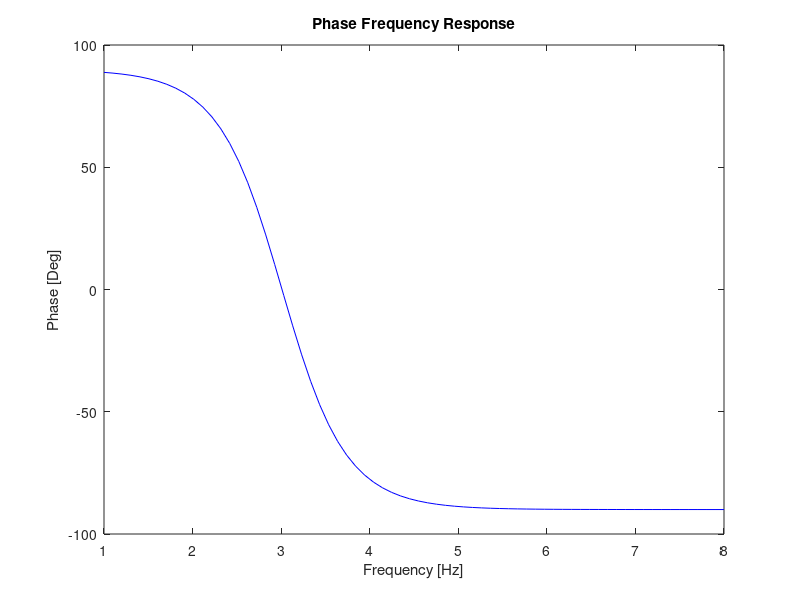
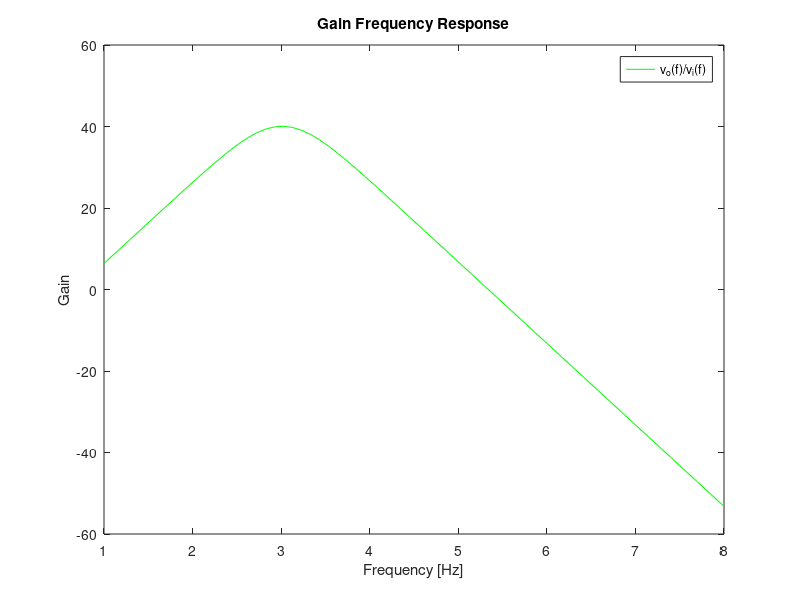

Source code (MATLAB) for these figures, in order:
%Circuit Components
C1 =220e-09;
C2=110e-09;
R1=1000;
R2=1000;
R3=150000;
R4=1000;
Vcc=10;
printf ("valores_intro_TAB\n");
printf ("C1 = %e \n", C1);
printf ("C2 = %e \n", C2);
printf ("R1 = %e \n", R1);
printf ("R2 = %e \n", R2);
printf ("R3 = %e \n", R3);
printf ("R4 = %e \n", R4);
printf ("Vcc = %e \n", Vcc);
printf ("valores_intro_END\n\n");

%Low, High, Central Band Pass Frequencies
wL=1/(R1*C1);
wH=1/(R2*C2);
wo=sqrt(wL*wH);
wo_Hz=wo/2/pi;
printf ("band_pass_freq_TAB\n");
printf ("LowFreq BandPass [rad/s] = %e \n", wL); 
printf ("HighFreq BandPass [rad/s] = %e \n", wH);
printf ("Central Freq [rad/s] = %e \n", wo);
printf ("Central Freq [Hz] = %e \n", wo_Hz); 
printf ("band_pass_freq_END\n\n");

%PONTO1%
%Central Frequency(Hz) and Respective Gain(dB)
T_central_freq = (R1*C1*j*wo/(1+R1*C1*j*wo))*(1+R3/R4)*(1/(1+R2*C2*j*wo));
Tdb_central_freq = 20*log10(abs(T_central_freq));
wo_Hz=wo/2/pi;
printf ("wo_freq_gain_TAB\n");
printf ("Central Freq (Hz) = %e \n", wo_Hz); 
printf ("Gain Central Freq (dB) = %e \n", Tdb_central_freq);
printf ("wo_freq_gain_END\n\n");
%Input and Output Impedancies
z_in = (R1 + 1/(j*wo*C1))
z_out = R2/(j*wo*C2)/ (R2+1/(j*wo*C2))

printf ("impedances_TAB\n");
printf ("Z in = %e + %ej \n", real(z_in), imag(z_in)); 
printf ("Z out = %e + %ej\n", real(z_out) , imag(z_out));
printf ("impedances_END\n\n");

%PONTO2%
%Gain in dB - logscale from 10Hz to 100MHz
freq = logspace(1,8,70);
w=2*pi*freq;
s=j*w;
Tdb = ones(1,length(s));
for k = 1:length(s)
  T(k) = ((R1*C1*s(k))./(1+R1*C1*s(k))).*(1+R3/R4).*(1/(1+R2*C2*s(k)));
	Tdb(k) = 20*log10(abs(T(k)));
end


%--------Plots----------%
theo_phase = figure();
plot(log10(freq),(180*arg(T)/pi),"b");
title("Phase Frequency Response");
xlabel("Frequency [Hz]");
ylabel("Phase [Deg]");
print(theo_phase, "theo_phase.eps", "-depsc");
%%
theo = figure ();
plot(log10(freq),Tdb,"g");
title("Gain Frequency Response");
xlabel ("Frequency [Hz]");
ylabel ("Gain");
legend("v_o(f)/v_i(f)");
print (theo, "theo.eps", "-depsc");
%%

%Merit & Cost
Gain_Deviation_dB = abs(40-Tdb_central_freq);
Gain_Deviation=10^(Gain_Deviation_dB/20);
Central_Frequency_Deviation=abs(1000-wo_Hz);
cost = 1e-3*(R1 + R2 + R3 + R4 + 100 + 530500 + 183600 + 13190000 + 150) + 1e6*(C1 + C2) + 38.66e-18 + 0.1*2;
Merit = 1/(cost * (Gain_Deviation + Central_Frequency_Deviation + 1e-6));
printf ("Cost_Merit_TAB\n");
printf ("Cost = %e \n", cost); 
printf ("Merit = %e \n", Merit);
printf ("Cost_Merit_END\n\n");



